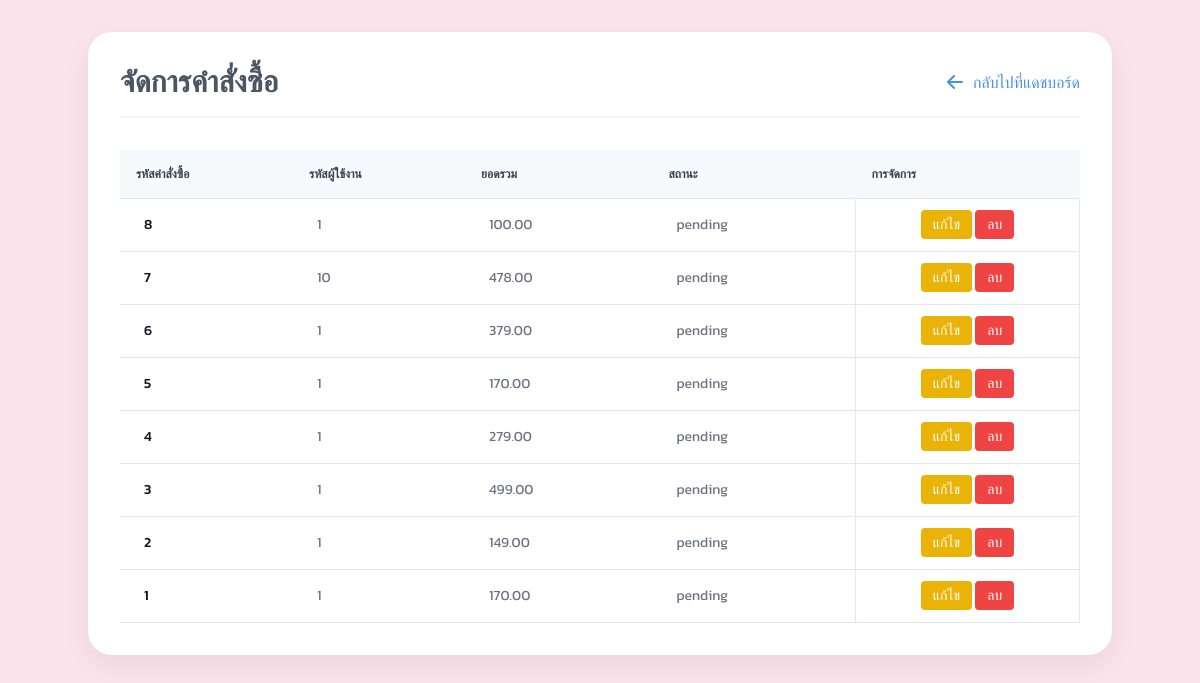
The page /order_management.php on the database its author committed.
### tables this page shows
CREATE TABLE `orders` (
  `orders_id` int(11) NOT NULL,
  `user_id` int(11) NOT NULL,
  `order_data` varchar(255) NOT NULL,
  `shipping_name` varchar(255) DEFAULT NULL,
  `shipping_phone` varchar(50) DEFAULT NULL,
  `shipping_address` text DEFAULT NULL,
  `total_amount` decimal(10,2) NOT NULL,
  `created` int(11) NOT NULL,
  `status` varchar(50) NOT NULL DEFAULT 'pending',
  `tracking_number` varchar(255) DEFAULT NULL,
  `created_at` timestamp NOT NULL DEFAULT current_timestamp()
);

### order_management.php (the view, shortened to what this page needs)
<?php
require_once 'connectdb.php';
$sql = "SELECT * FROM `orders` ORDER BY orders_id DESC";
$result = mysqli_query($conn, $sql);
?>
<!DOCTYPE html>
<html lang="th">
<head>
    <script src="https://cdn.tailwindcss.com"></script>
</head>
<body>
    <div class="container">
        <div class="header">
            <h1 class="text-3xl font-bold">จัดการคำสั่งซื้อ</h1>
            <a href="backend_dashboard.php" class="back-link">
                <svg xmlns="http://www.w3.org/2000/svg" class="h-5 w-5 mr-2" viewBox="0 0 20 20" fill="currentColor">
                    <path fill-rule="evenodd" d="M9.707 16.707a1 1 0 01-1.414 0l-6-6a1 1 0 010-1.414l6-6a1 1 0 011.414 1.414L5.414 9H17a1 1 0 110 2H5.414l4.293 4.293a1 1 0 010 1.414z" clip-rule="evenodd" />
                </svg>
                กลับไปที่แดชบอร์ด
            </a>
        </div>
        <div class="table-container">
            <table class="w-full text-sm text-left text-gray-500">
                <thead class="text-xs text-gray-700 uppercase bg-gray-50">
                    <tr>
                        <th scope="col">รหัสคำสั่งซื้อ</th>
                        <th scope="col">รหัสผู้ใช้งาน</th>
                        <th scope="col">ยอดรวม</th>
                        <th scope="col">สถานะ</th>
                        <th scope="col">การจัดการ</th>
                    </tr>
                </thead>
                <tbody>
                    <?php if (mysqli_num_rows($result) > 0): ?>
                        <?php while ($row = mysqli_fetch_assoc($result)): ?>
                            <tr class="bg-white border-b">
                                <td data-label="รหัสคำสั่งซื้อ" class="py-4 px-6 font-medium text-gray-900 whitespace-nowrap"><?= htmlspecialchars($row['orders_id']) ?></td>
                                <td data-label="รหัสผู้ใช้งาน" class="py-4 px-6"><?= htmlspecialchars($row['user_id']) ?></td>
                                <td data-label="ยอดรวม" class="py-4 px-6"><?= htmlspecialchars(number_format($row['total_amount'], 2)) ?></td>
                                <td data-label="สถานะ" class="py-4 px-6"><?= htmlspecialchars($row['status']) ?></td>
                                <td class="p-2 border text-center">
                                    <a href="edit_order.php?order_id=<?php echo $row['orders_id']; ?>"
                                    class="px-3 py-1 bg-yellow-500 text-white rounded">แก้ไข</a>
                                    <a href="delete_order.php?order_id=<?php echo $row['orders_id']; ?>"
                                    class="px-3 py-1 bg-red-500 text-white rounded"
                                    onclick="return confirm('ยืนยันการลบคำสั่งซื้อนี้?');">ลบ</a>
                                </td>
                            </tr>
                        <?php endwhile; ?>
                    <?php else: ?>
                        <tr>
                            <td colspan="6" class="text-center py-4 text-gray-500">ไม่พบข้อมูลคำสั่งซื้อ</td>
                        </tr>
                    <?php endif; ?>
                </tbody>
            </table>
        </div>
    </div>
</body>
</html>

### order_management.php (style rules this page uses)
body { font-family: 'Kanit', sans-serif; background-color: #fce4ec; color: #4b5563; }
.container { max-width: 1200px; margin: 2rem auto; padding: 2rem; background-color: #ffffff; border-radius: 1.5rem; box-shadow: 0 10px 30px rgba(0, 0, 0, 0.08); }
.header { border-bottom: 2px solid #f0f4f8; padding-bottom: 1rem; margin-bottom: 2rem; display: flex; justify-content: space-between; align-items: center; }
.table-container { overflow-x: auto; }
table { width: 100%; border-collapse: collapse; min-width: 800px; }
th, td { text-align: left; padding: 1rem; border-bottom: 1px solid #e2e8f0; }
th { background-color: #f7fafc; font-weight: 600; }
.back-link { color: #4a90e2; text-decoration: none; display: inline-flex; align-items: center; }

### rows shown on the page
orders: orders_id "8", user "1", total_amount "100.00", status "pending"
orders: orders_id "7", user "10", total_amount "478.00", status "pending"
orders: orders_id "6", user "1", total_amount "379.00", status "pending"
orders: orders_id "5", user "1", total_amount "170.00", status "pending"
orders: orders_id "4", user "1", total_amount "279.00", status "pending"
orders: orders_id "3", user "1", total_amount "499.00", status "pending"
orders: orders_id "2", user "1", total_amount "149.00", status "pending"
orders: orders_id "1", user "1", total_amount "170.00", status "pending"
